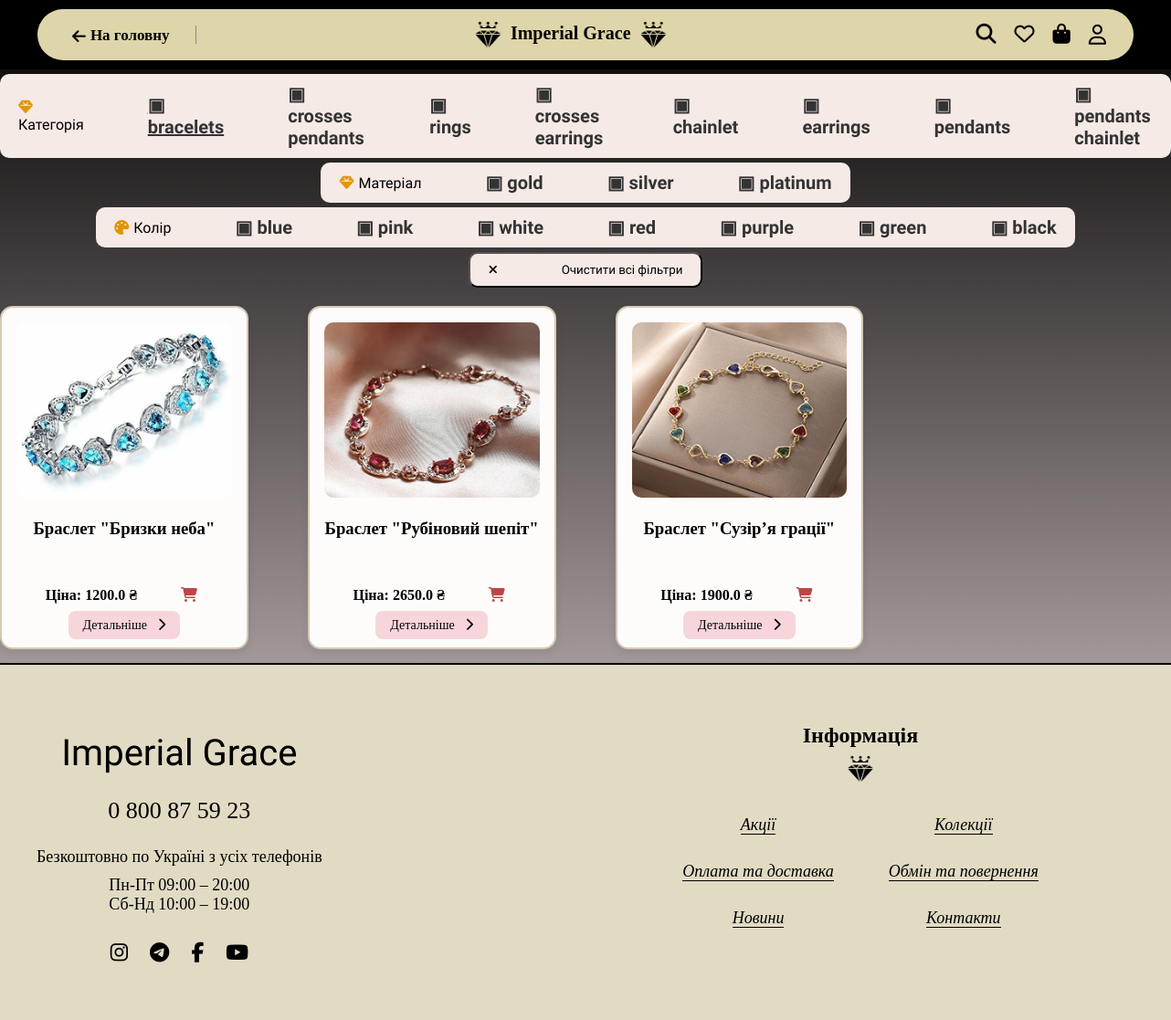
The page /catalog?category=bracelets on the database its author committed.
### app/models.py (models this page shows)
class Product(SQLModel, table=True):
    id: int | None = Field(default=None, primary_key=True)
    name: str
    price: float
    material: str
    color: str
    description: str = ""
    image_url: str
    category: str
    available: bool = True
    created_at: datetime = Field(default_factory=datetime.now)

### app/routes.py (the view)
@router.get("/catalog", response_class=HTMLResponse)
async def show_catalog(
    request: Request,
    category: str = Query(default=None),
    material: str = Query(default=None),
    color: str = Query(default=None),
    db: Session = Depends(get_db),
    current_user=Depends(get_current_user)
):
    query = db.query(Product).filter(Product.available == True)
    if category:
        query = query.filter(Product.category == category)
    if material:
        query = query.filter(Product.material == material)
    if color:
        query = query.filter(Product.color == color)
    products = query.all()
    categories = get_distinct_values(db, Product.category)
    materials = get_distinct_values(db, Product.material)
    colors = get_distinct_values(db, Product.color)
    return templates.TemplateResponse(
        "catalog.html",
        {
            "request": request,
            "products": products,
            "user": current_user,
            "categories": categories,
            "materials": materials,
            "colors": colors,
            "selected_category": category,
            "selected_material": material,
            "selected_color": color
        }
    )

### app/templates/catalog.html (shortened to what this page needs)
<!DOCTYPE html>
<html lang="uk">
<head>
    <link rel="stylesheet" href="/static/styles/catalog.css">
    <link rel="stylesheet" href="https://cdnjs.cloudflare.com/ajax/libs/font-awesome/6.5.0/css/all.min.css" />
</head>
<body>
    <section class="top-menu-section">
        <div class="menu-wrapper">
            <div class="menu-bar">
                <div class="menu-left">
                    <a href="/index" class="back-btn">
                        <i class="fas fa-arrow-left"></i> На головну
                    </a>
                </div>
                <div class="menu-logo">
                    <span>
                        <img src="/static/images/diamond1.png" alt="Diamond" />
                    </span> Imperial Grace <span>
                        <img src="/static/images/diamond1.png" alt="Diamond" />
                    </span>
                </div>
                <div class="menu-right">
                    <div class="search-wrapper">
                            <span title="Пошук" class="icon search-trigger"><i class="fas fa-search"></i></span>
                        </div>
                        <span title="Уподобані" class="icon"><i class="far fa-heart"></i></span>
                        <div class="cart-wrapper">
                            <div class="cart-icon-wrapper">
                                <a title="Кошик" href="/cart" id="go-to-cart" class="icon"><i class="fas fa-bag-shopping"></i>
                                </a>
                            </div>
                        </div>
                        <div class="user-info" style="color: rgb(15, 15, 15); font-size: 1.5rem;">
                            {% if user %}
                            <a title="Замовлення" href="/my-orders" class="icon"><i class="fas fa-box-open"></i></a>
                            <a title="Вихід" href="/logout" class="icon"><i class="fas fa-sign-out-alt"></i></a>
                            {% else %}
                            <a title="Вхід" href="/registration" id="go-profile" class="icon"><i class="far fa-user"></i></a>
                            {% endif %}
                        </div>
                    </div>
                </div>
            </div>
    </section>
<div class="catalog-filter-section">
    <div class="catalog-filter">
        <label><i class="fas fa-gem filter-icon"></i>Категорія</label>
        {% for category in categories %}
        <span data-filter-type="category" data-value="{{ category }}" class="{% if selected_category == category %}active-filter{% endif %}">
            ▣ {{ category }}
        </span>
        {% endfor %}
    </div>
    <div class="catalog-filter">
        <label><i class="fas fa-gem filter-icon"></i>Матеріал</label>
        {% for material in materials %}
        <span data-filter-type="material" data-value="{{ material }}" class="{% if selected_material == material %}active-filter{% endif %}">
            ▣ {{ material }}
        </span>
        {% endfor %}
    </div>
    <div class="catalog-filter">
        <label><i class="fas fa-palette filter-icon"></i>Колір</label>
        {% for color in colors %}
        <span data-filter-type="color" data-value="{{ color }}" class="{% if selected_color == color %}active-filter{% endif %}">
            ▣ {{ color }}
        </span>
        {% endfor %}
    </div>
    {% if selected_category or selected_material or selected_color %}
    <button id="clear-all-filters" class="catalog-filter">
        <i class="fas fa-times"></i> Очистити всі фільтри
    </button>
    {% endif %}
</div>
    <section class="catalog-grid">
    {% for product in products %}
    <div class="product-card"
         data-category="{{ product.category }}"
         data-material="{{ product.material }}"
         data-color="{{ product.color }}">
        <img src="{{ product.image_url }}" alt="{{ product.name }}">
        <h3>{{ product.name }}</h3>
        <p class="price">
            Ціна: <strong>{{ product.price }} ₴</strong>
            <button class="add-to-cart-btn"
                data-id="{{ product.id }}"
                data-name="{{ product.name }}"
                data-price="{{ product.price }}"
                data-image="{{ product.image_url }}"
                title="Додати до кошика">
                <i class="fas fa-shopping-cart cart-icon"></i>
            </button>
        </p>
        <a href="/details/{{ product.id }}" class="detail-btn">
            Детальніше <i class="fas fa-chevron-right arrow-icon"></i>
        </a>
    </div>
    {% endfor %}
    </section>
    <footer class="footer">
        <div class="footer-container">
            <div class="footer-left">
                <h2 class="footer-logo">Imperial Grace</h2>
                <p class="phone">0 800 87 59 23</p>
                <p class="schedule">Безкоштовно по Україні з усіх телефонів</p>
                <p>Пн-Пт 09:00 – 20:00<br>Сб-Нд 10:00 – 19:00</p>
                <div class="social-icons">
                    <a href="#"><i class="fab fa-instagram"></i></a>
                    <a href="#"><i class="fab fa-telegram"></i></a>
                    <a href="#"><i class="fab fa-facebook-f"></i></a>
                    <a href="#"><i class="fab fa-youtube"></i></a>
                </div>
            </div>
            <div class="footer-right">
                <h3>Інформація</h3>
                <img src="/static/images/diamond1.png" alt="Icon" class="footer-icon" />
                <div class="footer-links">
                    <ul>
                        <li><a href="#">Акції</a></li>
                        <li><a href="#">Оплата та доставка</a></li>
                        <li><a href="#">Новини</a></li>
                    </ul>
                    <ul>
                        <li><a href="#">Колекції</a></li>
                        <li><a href="#">Обмін та повернення</a></li>
                        <li><a href="#">Контакти</a></li>
                    </ul>
                </div>
            </div>
        </div>
    </footer>
</body>
</html>

### rows shown on the page
Product: image_url (picture), name "Браслет \"Бризки неба\"", price "1200.0"
Product: image_url (picture), name "Браслет \"Рубіновий шепіт\"", price "2650.0"
Product: image_url (picture), name "Браслет \"Сузір’я грації\"", price "1900.0"

### other values the page prints
{{ category }} "bracelets" "crosses pendants" "rings" "crosses earrings" "chainlet" "earrings" "pendants" "pendants chainlet"
{{ material }} "gold" "silver" "platinum"
{{ color }} "blue" "pink" "white" "red" "purple" "green" "black"
